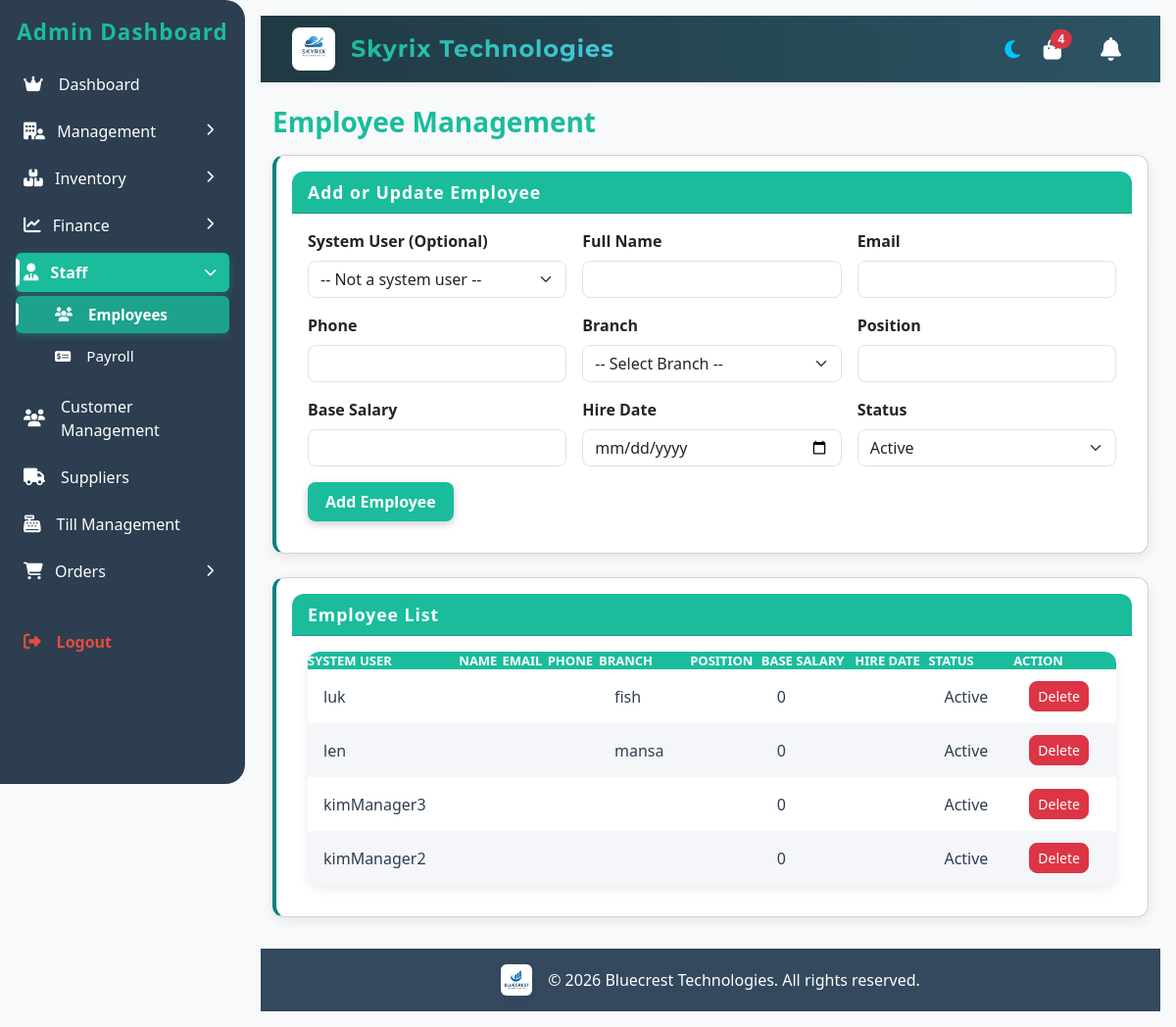
The page /pages/employees.php (signed in) on the database its author committed.
### tables this page shows
CREATE TABLE `employees` (
  `id` int(11) NOT NULL,
  `user-id` int(11) NOT NULL,
  `name` varchar(255) NOT NULL,
  `branch-id` int(11) NOT NULL,
  `base_salary` float NOT NULL,
  `email` varchar(255) DEFAULT NULL,
  `phone` int(11) DEFAULT NULL,
  `position` varchar(255) DEFAULT NULL,
  `hire_date` date DEFAULT NULL,
  `status` enum('Active','Inactive') NOT NULL,
  `business_id` int(11) NOT NULL
);

CREATE TABLE `users` (
  `id` int(11) NOT NULL,
  `username` varchar(255) NOT NULL,
  `email` varchar(255) NOT NULL,
  `password` varchar(255) NOT NULL,
  `role` enum('admin','staff','manager','super') NOT NULL,
  `phone` int(11) NOT NULL,
  `branch-id` int(11) NOT NULL,
  `business_id` int(11) DEFAULT NULL,
  `created_at` datetime DEFAULT current_timestamp()
);

CREATE TABLE `branch` (
  `id` int(11) NOT NULL,
  `name` varchar(255) NOT NULL,
  `location` varchar(255) NOT NULL,
  `contact` int(11) NOT NULL,
  `branch-key` varchar(255) NOT NULL,
  `business_id` int(11) NOT NULL
);

### pages/employees.php (the view, shortened to what this page needs)
<?php
include '../includes/db.php';
include '../includes/header.php';
?>
<link rel="stylesheet" href="assets/css/employees.css">
<body class="bg-light">
<div class="container mt-4">
    <h3 class="mb-3" style="color:var(--primary-color);font-weight:700;">Employee Management</h3>
    <div class="card mb-4" style="border-left: 4px solid teal;">
        <div class="card-header">Add or Update Employee</div>
        <div class="card-body">
            <form method="POST">
                <div class="row g-3 mb-3">
                    <div class="col-md-4">
                        <label class="form-label fw-semibold">System User (Optional)</label>
                        <select name="user_id" class="form-select" id="user-select">
                            <option value="">-- Not a system user --</option>
                        </select>
                    </div>
                    <div class="col-md-4">
                        <label class="form-label fw-semibold">Full Name</label>
                        <input type="text" name="name" class="form-control" required>
                    </div>
                    <div class="col-md-4">
                        <label class="form-label fw-semibold">Email</label>
                        <input type="email" name="email" class="form-control">
                    </div>
                </div>
                <div class="row g-3 mb-3">
                    <div class="col-md-4">
                        <label class="form-label fw-semibold">Phone</label>
                        <input type="text" name="phone" class="form-control">
                    </div>
                    <div class="col-md-4">
                        <label class="form-label fw-semibold">Branch</label>
                        <select name="branch_id" class="form-select" required>
                            <option value="">-- Select Branch --</option>
                        </select>
                    </div>
                    <div class="col-md-4">
                        <label class="form-label fw-semibold">Position</label>
                        <input type="text" name="position" class="form-control">
                    </div>
                </div>
                <div class="row g-3 mb-3">
                    <div class="col-md-4">
                        <label class="form-label fw-semibold">Base Salary</label>
                        <input type="number" step="0.01" name="base_salary" class="form-control" required>
                    </div>
                    <div class="col-md-4">
                        <label class="form-label fw-semibold">Hire Date</label>
                        <input type="date" name="hire_date" class="form-control">
                    </div>
                    <div class="col-md-4">
                        <label class="form-label fw-semibold">Status</label>
                        <select name="status" class="form-select">
                            <option value="Active">Active</option>
                        </select>
                    </div>
                </div>
                <button type="submit" name="add_employee" class="btn btn-primary" id="employee-btn">Add Employee</button>
            </form>
        </div>
    </div>
    <div class="card d-none d-md-block" style="border-left: 4px solid teal;">
        <div class="card-header">Employee List</div>
        <div class="card-body">
            <div class="transactions-table">
                <table>
                    <thead>
                        <tr>
                            <th>System User</th>
                            <th>Name</th>
                            <th>Email</th>
                            <th>Phone</th>
                            <th>Branch</th>
                            <th>Position</th>
                            <th>Base Salary</th>
                            <th>Hire Date</th>
                            <th>Status</th>
                            <th>Action</th>
                        </tr>
                    </thead>
                    <tbody>
                    <?php
                    $business_id = $_SESSION['business_id'];
                    $sql = "SELECT e.*, b.name AS branch_name, u.username AS system_user
                            FROM employees e
                            LEFT JOIN branch b ON e.`branch-id` = b.id
                            LEFT JOIN users u ON e.`user-id` = u.id
                            WHERE e.business_id = '$business_id'
                            ORDER BY e.id DESC";
                    $employees = mysqli_query($conn, $sql);
                    while ($row = mysqli_fetch_assoc($employees)) {
                        echo "<tr>
                            <td>" . ($row['system_user'] ?? 'N/A') . "</td>
                            <td>{$row['name']}</td>
                            <td>{$row['email']}</td>
                            <td>{$row['phone']}</td>
                            <td>{$row['branch_name']}</td>
                            <td>{$row['position']}</td>
                            <td>{$row['base_salary']}</td>
                            <td>{$row['hire_date']}</td>
                            <td>{$row['status']}</td>
                            <td>
                                <a href='employees.php?delete={$row['id']}' class='btn btn-danger btn-sm' onclick='return confirm(\"Delete this employee?\")'>Delete</a>
                            </td>
                        </tr>";
                    }
                    ?>
                    </tbody>
                </table>
            </div>
        </div>
    </div>
</div>
<?php include '../includes/footer.php'; ?>

### pages/assets/css/style.css (style rules this page uses)
:root { --bg-color: #f4f6f9; --text-color: #2c3e50; --card-bg: #fff; --card-shadow: rgba(0,0,0,0.08); --primary-color: #1abc9c; --success-color: #2ecc71; --warning-color: #f1c40f; --danger-color: #e74c3c; --info-color: #3498db; --secondary-color: #95a5a6; }
* { box-sizing: border-box; margin: 0; padding: 0; }
body { background-color: var(--bg-color); color: var(--text-color); font-family: 'Segoe UI', Tahoma, Geneva, Verdana, sans-serif; margin: 0; padding: 0; }
a { text-decoration: none; color: inherit; }
h1,h2,h3,h4,h5,h6 { margin: 0; }
.card { background: var(--card-bg); padding: 1rem; border-radius: 12px; box-shadow: 0 4px 12px var(--card-shadow); transition: transform 0.2s ease; }
.transactions-table table { width: 100%; border-collapse: collapse; background: var(--card-bg); border-radius: 12px; overflow: hidden; box-shadow: 0 4px 12px var(--card-shadow); }
.transactions-table thead { background: var(--primary-color); color: #fff; }
.transactions-table tbody td { color: var(--text-color); padding: 0.75rem 1rem; }
.transactions-table tbody tr { background-color: #fff; transition: background 0.2s; }
.transactions-table tbody tr:nth-child(even) { background-color: #f4f6f9; }

### pages/assets/css/employees.css (style rules this page uses)
.card { border-radius: 12px; box-shadow: 0px 4px 12px rgba(0,0,0,0.08); transition: transform 0.2s ease-in-out; background: var(--card-bg); }
.card-header { font-weight: 600; background: var(--primary-color); color: #fff !important; border-radius: 12px 12px 0 0 !important; font-size: 1.1rem; letter-spacing: 1px; }
.form-control, .form-select { border-radius: 8px; }
.btn-primary { background: var(--primary-color) !important; border: none; border-radius: 8px; padding: 8px 18px; font-weight: 600; box-shadow: 0px 3px 8px rgba(0,0,0,0.2); color: #fff !important; transition: background 0.2s; }
.btn-danger, .btn-sm { border-radius: 8px; font-weight: 500; }
.transactions-table table { width: 100%; border-collapse: collapse; background: var(--card-bg); border-radius: 12px; overflow: hidden; box-shadow: 0 4px 12px var(--card-shadow); }
.transactions-table thead { background: var(--primary-color); color: #fff; text-transform: uppercase; font-size: 13px; }
.transactions-table tbody td { color: var(--text-color); padding: 0.75rem 1rem; }
.transactions-table tbody tr { background-color: #fff; transition: background 0.2s; }
.transactions-table tbody tr:nth-child(even) { background-color: #f4f6f9; }

### rows shown on the page
employees: users.username "luk", branch.name "fish", base_salary "0", status "Active"
employees: users.username "len", branch.name "mansa", base_salary "0", status "Active"
employees: users.username "kimManager3", base_salary "0", status "Active"
employees: users.username "kimManager2", base_salary "0", status "Active"

### other values the page prints
$pending_orders_count "4"
